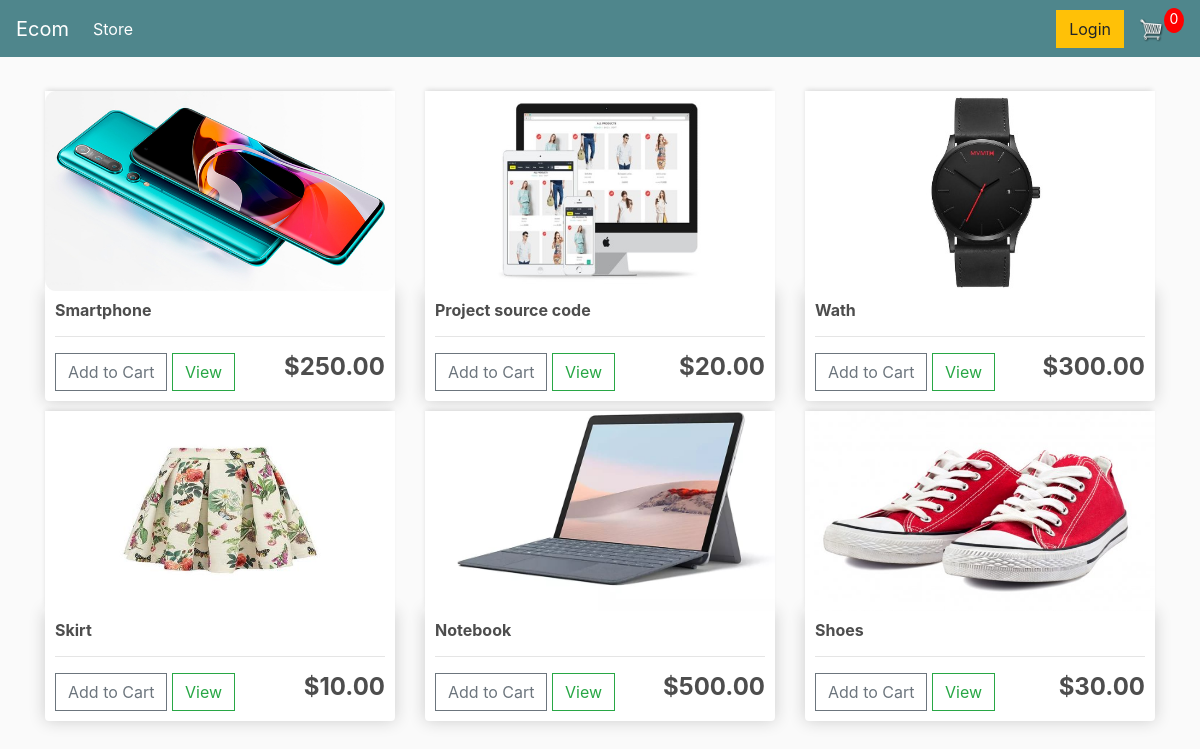
The page / on the database its author committed.
### store/models.py (models this page shows, shortened)
class Product(models.Model):
    name = models.CharField(max_length=200)
    price = models.FloatField()
    digital = models.BooleanField(default=False, null=True, blank=True)
    image = models.ImageField(null=True, blank=True)
    @property
    def imageURL(self):
        try:
            url = self.image.url
        except:
            url = ''
        return url

### store/views.py (the view)
# urls.py: path('', include('store.urls'))
def store(request):
    if request.user.is_authenticated:
        customer = request.user.customer
        order, created = Order.objects.get_or_create(customer=customer, complete=False)
        items = order.orderitem_set.all()
        cartItems = order.get_cart_items
    else:
        items = []
        order = {'get_cart_total': 0, 'get_cart_items': 0, 'shipping': False}
        cartItems = order['get_cart_items']
    products = Product.objects.all()
    context = {'products': products, 'cartItems': cartItems}
    return render(request, 'store/store.html', context)

### store/templates/store/store.html
{% extends 'store/main.html' %}
{% load static %}
{% block content %}
<div class="row">
    {% for product in products %}
    <div class="col-lg-4">
        <img class="thumbnail" src="{{product.imageURL}}">
        <div class="box-element product">
            <h6><strong>{{product.name}}</strong></h6>
            <hr>
            <button data-product="{{product.id}}" data-action="add"
                    class="btn btn-outline-secondary add-btn update-cart">Add to Cart
            </button>
            <a class="btn btn-outline-success" href="#">View</a>
            <h4 style="display: inline-block; float: right"><strong>${{product.price|floatformat:2}}</strong></h4>
        </div>
    </div>
    {% endfor %}
</div>
{% endblock content %}

### static/css/main.css (style rules this page uses)
body { background-color: hsl(0, 0%, 98%); }
h1,h2,h3,h4,h5,h6 { color:hsl(0, 0%, 30%); }
.box-element { box-shadow:hsl(0, 0%, 80%) 0 0 16px; background-color: #fff; border-radius: 4px; padding: 10px; }
.thumbnail { width: 100%; height: 200px; -webkit-box-shadow: -1px -3px 5px -2px rgba(214,214,214,1); -moz-box-shadow: -1px -3px 5px -2px rgba(214,214,214,1); box-shadow: -1px -3px 5px -2px rgba(214,214,214,1); }
.product { border-radius: 0 0 4px 4px; }
.col-lg-4, .col-lg-6, .col-lg-8, .col-lg-12 { margin-top: 10px; }
.btn { border-radius: 0; }

### rows shown on the page
Product: imageURL (picture), name "Smartphone", price "250.00"
Product: imageURL (picture), name "Project source code", price "20.00"
Product: imageURL (picture), name "Wath", price "300.00"
Product: imageURL (picture), name "Skirt", price "10.00"
Product: imageURL (picture), name "Notebook", price "500.00"
Product: imageURL (picture), name "Shoes", price "30.00"

### other values the page prints
{{ cartItems }} "0"
